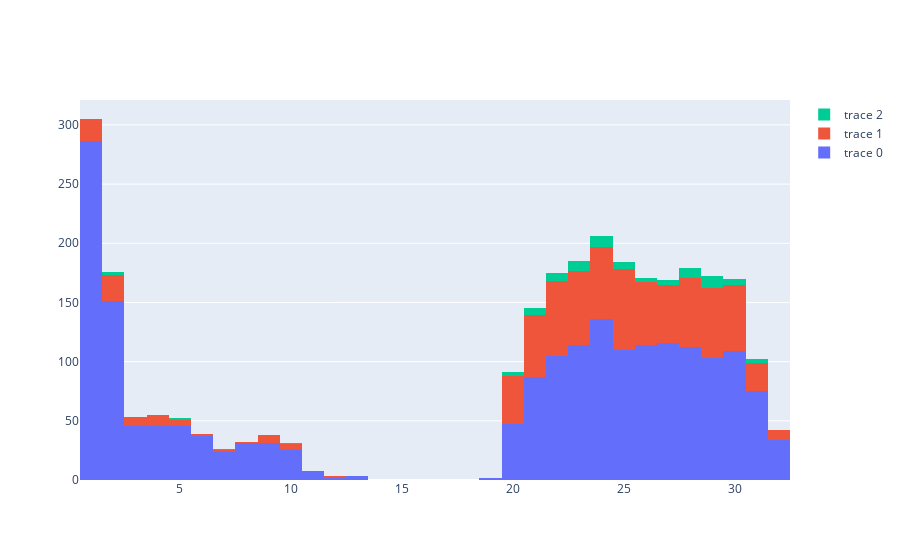

Notebook source saved alongside this figure:
### Code cell
import plotly.graph_objects as go
import numpy as np

fig = go.Figure()
fig.add_trace(go.Histogram(x=all_df['bid_volume_1']),)
fig.add_trace(go.Histogram(x=all_df['bid_volume_2']),)
fig.add_trace(go.Histogram(x=all_df['bid_volume_3']),)

# Overlay both histograms
fig.update_layout(barmode='overlay')
# Reduce opacity to see both histograms
# fig.update_traces(opacity=0.5)
fig.update_layout(barmode = 'stack')
fig.show()
# fig = go.Figure()
# fig = px.histogram(all_df,x = "")
# fig.show()

### Figure 1 — Plotly figure (JSON) as saved in the notebook; plotly's stock layout.template omitted (floating-point values rounded to 4 significant figures; data arrays with more than 128 entries replaced by an {"elided": "..."} marker saying what was removed)
{"data": [{"type": "histogram", "x": {"elided": "2000 int values"}}, {"type": "histogram", "x": {"elided": "2000 mixed values"}}, {"type": "histogram", "x": {"elided": "2000 mixed values"}}], "layout": {"barmode": "stack"}}
